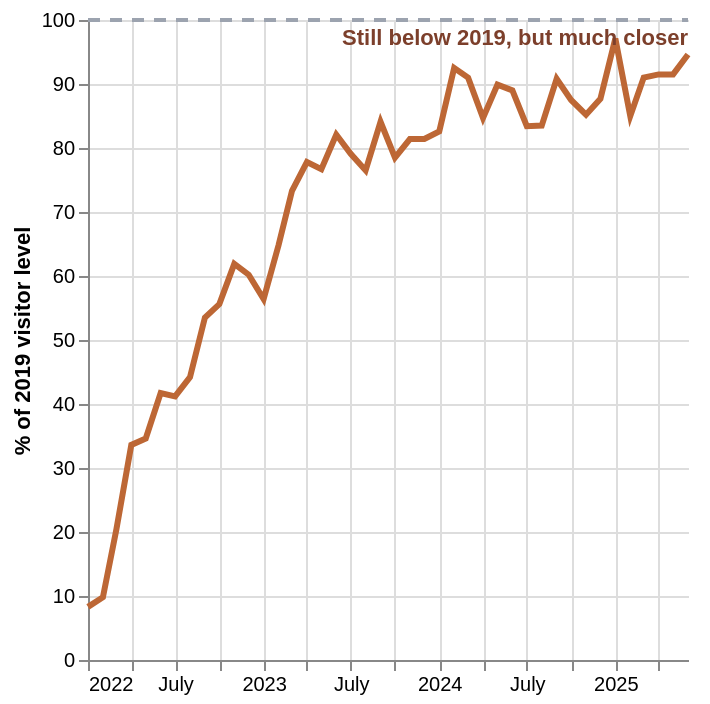

Express this chart as Vega-Lite.
### Vega-Lite specification from a JSON file in a GitHub repository (floating-point values rounded to 4 significant figures)
{"$schema": "https://vega.github.io/schema/vega-lite/v5.json", "description": "Line chart showing visitor arrival recovery compared with 2019 baseline.", "width": "container", "height": 320, "background": "transparent", "data": {"values": [{"month": "Jan 2022", "recovery_percent": 8.3, "baseline_2019": 100.0, "date": "2022-01-01"}, {"month": "Feb 2022", "recovery_percent": 9.8, "baseline_2019": 100.0, "date": "2022-02-01"}, {"month": "Mar 2022", "recovery_percent": 20.4, "baseline_2019": 100.0, "date": "2022-03-01"}, {"month": "Apr 2022", "recovery_percent": 33.6, "baseline_2019": 100.0, "date": "2022-04-01"}, {"month": "May 2022", "recovery_percent": 34.6, "baseline_2019": 100.0, "date": "2022-05-01"}, {"month": "Jun 2022", "recovery_percent": 41.7, "baseline_2019": 100.0, "date": "2022-06-01"}, {"month": "Jul 2022", "recovery_percent": 41.2, "baseline_2019": 100.0, "date": "2022-07-01"}, {"month": "Aug 2022", "recovery_percent": 44.2, "baseline_2019": 100.0, "date": "2022-08-01"}, {"month": "Sep 2022", "recovery_percent": 53.5, "baseline_2019": 100.0, "date": "2022-09-01"}, {"month": "Oct 2022", "recovery_percent": 55.6, "baseline_2019": 100.0, "date": "2022-10-01"}, {"month": "Nov 2022", "recovery_percent": 61.9, "baseline_2019": 100.0, "date": "2022-11-01"}, {"month": "Dec 2022", "recovery_percent": 60.2, "baseline_2019": 100.0, "date": "2022-12-01"}, {"month": "Jan 2023", "recovery_percent": 56.4, "baseline_2019": 100.0, "date": "2023-01-01"}, {"month": "Feb 2023", "recovery_percent": 64.8, "baseline_2019": 100.0, "date": "2023-02-01"}, {"month": "Mar 2023", "recovery_percent": 73.3, "baseline_2019": 100.0, "date": "2023-03-01"}, {"month": "Apr 2023", "recovery_percent": 77.8, "baseline_2019": 100.0, "date": "2023-04-01"}, {"month": "May 2023", "recovery_percent": 76.7, "baseline_2019": 100.0, "date": "2023-05-01"}, {"month": "Jun 2023", "recovery_percent": 82.1, "baseline_2019": 100.0, "date": "2023-06-01"}, {"month": "Jul 2023", "recovery_percent": 79.1, "baseline_2019": 100.0, "date": "2023-07-01"}, {"month": "Aug 2023", "recovery_percent": 76.5, "baseline_2019": 100.0, "date": "2023-08-01"}, {"month": "Sep 2023", "recovery_percent": 84.1, "baseline_2019": 100.0, "date": "2023-09-01"}, {"month": "Oct 2023", "recovery_percent": 78.5, "baseline_2019": 100.0, "date": "2023-10-01"}, {"month": "Nov 2023", "recovery_percent": 81.4, "baseline_2019": 100.0, "date": "2023-11-01"}, {"month": "Dec 2023", "recovery_percent": 81.4, "baseline_2019": 100.0, "date": "2023-12-01"}, {"month": "Jan 2024", "recovery_percent": 82.6, "baseline_2019": 100.0, "date": "2024-01-01"}, {"month": "Feb 2024", "recovery_percent": 92.5, "baseline_2019": 100.0, "date": "2024-02-01"}, {"month": "Mar 2024", "recovery_percent": 91.0, "baseline_2019": 100.0, "date": "2024-03-01"}, {"month": "Apr 2024", "recovery_percent": 84.7, "baseline_2019": 100.0, "date": "2024-04-01"}, {"month": "May 2024", "recovery_percent": 89.9, "baseline_2019": 100.0, "date": "2024-05-01"}, {"month": "Jun 2024", "recovery_percent": 89.0, "baseline_2019": 100.0, "date": "2024-06-01"}, {"month": "Jul 2024", "recovery_percent": 83.4, "baseline_2019": 100.0, "date": "2024-07-01"}, {"month": "Aug 2024", "recovery_percent": 83.5, "baseline_2019": 100.0, "date": "2024-08-01"}, {"month": "Sep 2024", "recovery_percent": 90.8, "baseline_2019": 100.0, "date": "2024-09-01"}, {"month": "Oct 2024", "recovery_percent": 87.5, "baseline_2019": 100.0, "date": "2024-10-01"}, {"month": "Nov 2024", "recovery_percent": 85.2, "baseline_2019": 100.0, "date": "2024-11-01"}, {"month": "Dec 2024", "recovery_percent": 87.7, "baseline_2019": 100.0, "date": "2024-12-01"}, {"month": "Jan 2025", "recovery_percent": 97.1, "baseline_2019": 100.0, "date": "2025-01-01"}, {"month": "Feb 2025", "recovery_percent": 85.0, "baseline_2019": 100.0, "date": "2025-02-01"}, {"month": "Mar 2025", "recovery_percent": 91.0, "baseline_2019": 100.0, "date": "2025-03-01"}, {"month": "Apr 2025", "recovery_percent": 91.5, "baseline_2019": 100.0, "date": "2025-04-01"}, {"month": "May 2025", "recovery_percent": 91.5, "baseline_2019": 100.0, "date": "2025-05-01"}, {"month": "Jun 2025", "recovery_percent": 94.6, "baseline_2019": 100.0, "date": "2025-06-01"}]}, "layer": [{"mark": {"type": "line", "strokeDash": [6, 5], "stroke": "#9ca3af"}, "encoding": {"x": {"field": "date", "type": "temporal", "title": null}, "y": {"field": "baseline_2019", "type": "quantitative", "title": "% of 2019 visitor level"}}}, {"mark": {"type": "line", "strokeWidth": 3, "color": "#bd6735"}, "encoding": {"x": {"field": "date", "type": "temporal", "title": null}, "y": {"field": "recovery_percent", "type": "quantitative"}, "tooltip": [{"field": "month", "title": "Month"}, {"field": "recovery_percent", "title": "Recovery (%)"}]}}, {"data": {"values": [{"date": "2025-06-01", "label": "Still below 2019, but much closer"}]}, "mark": {"type": "text", "align": "right", "fontWeight": "bold", "color": "#7c3f2b", "dy": -8}, "encoding": {"x": {"field": "date", "type": "temporal"}, "y": {"datum": 94.6, "type": "quantitative"}, "text": {"field": "label"}}}], "config": {"view": {"stroke": null}}}
